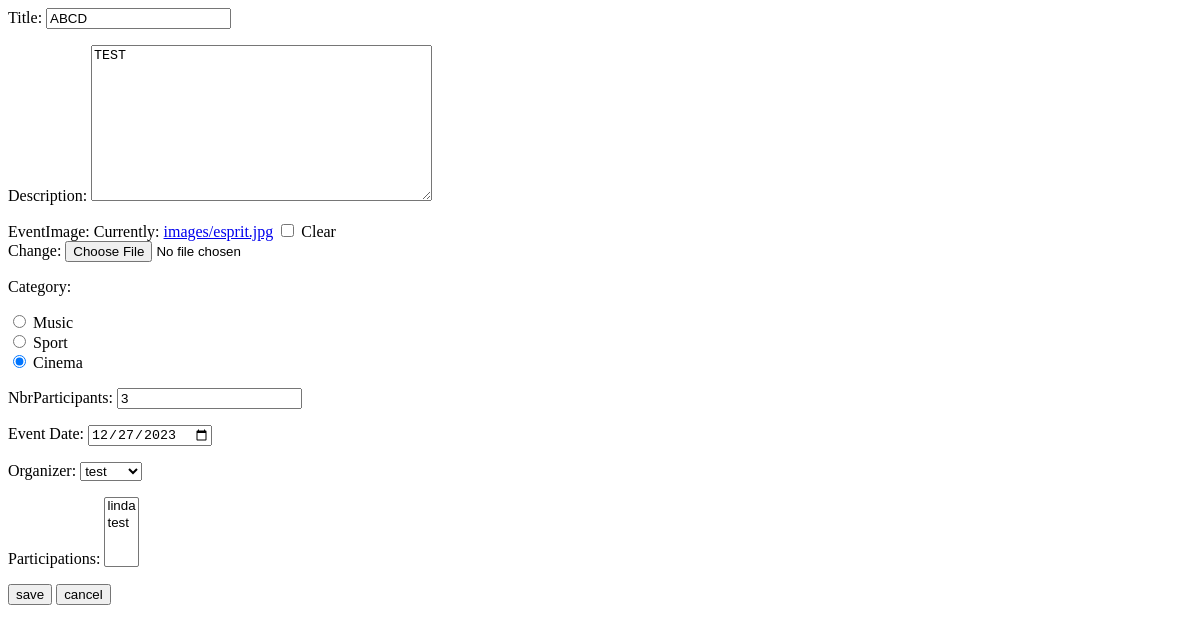
Before: /events/eventUpdate/2 with the older database file.
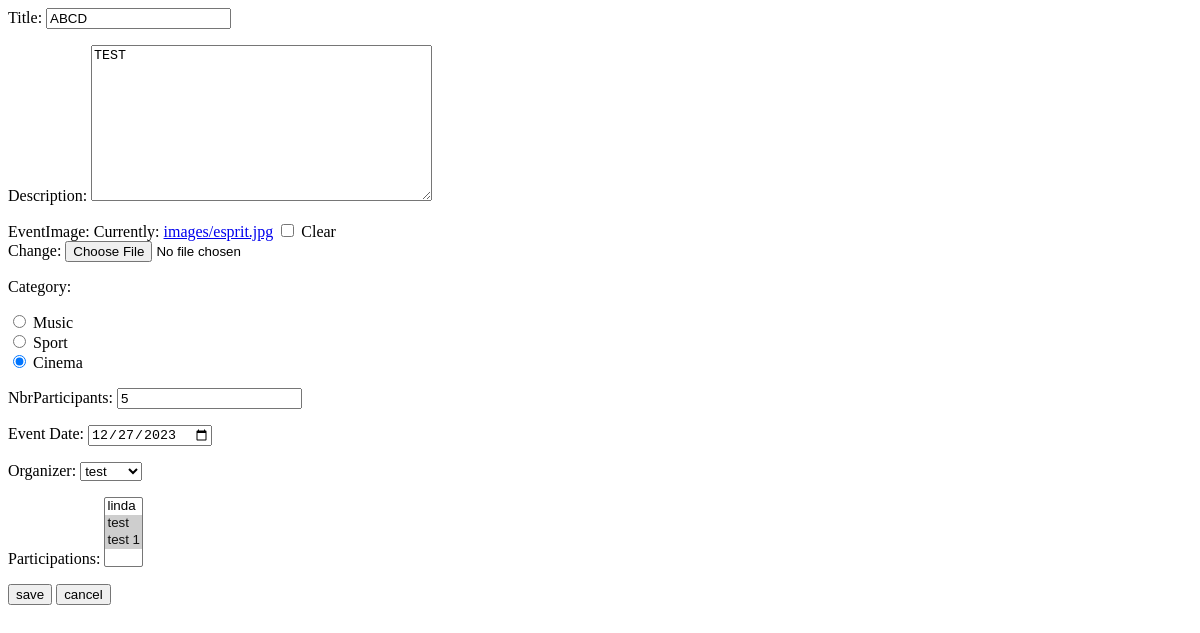
After: the same page with the newer database file.
### events/models.py (models this page shows)
class Event(models.Model):
    CATEGORY_CHOICES = (
        ('Music', 'Music'),
        ('Cinema', 'Cinema'),
        ('Sport', 'Sport'),
    )
    title = models.CharField(max_length=255, null=True)
    description = models.TextField()
    eventImage = models.ImageField(upload_to='images/', blank=True)
    category = models.CharField(choices=CATEGORY_CHOICES, max_length=8)
    state = models.BooleanField(default=False)
    nbrParticipants = models.IntegerField(default=0, validators=[
        MinValueValidator(0)
    ])
    eventDate = models.DateField()
    created_at = models.DateTimeField(auto_now_add=True)
    updated_at = models.DateTimeField(auto_now=True)
    organizer = models.ForeignKey(Person, on_delete=models.CASCADE)
    participations = models.ManyToManyField(Person, related_name="Participation", through='Participation')

### events/views.py (the view)
# urls.py: path('eventUpdate/<int:pk>', EventUpdateView.as_view(), name="events_UpdateC"),
class EventUpdateView(UpdateView):
    model = Event
    form_class = EventFormModel
    success_url = reverse_lazy('events_list')
    template_name = "events/event_add.html"

### events/forms.py
class EventFormModel(forms.ModelForm):
    class Meta:
        model = Event
        fields = '__all__'
        exclude = ['state']
    category = forms.ChoiceField(label="Category", widget=forms.RadioSelect, choices=CATEGORY_CHOICES)
    eventDate = forms.DateField(
        label = "Event Date",
        initial = date.today,
        widget=forms.DateInput(
            attrs={
            'type': "date" }
        )
    )

### project/templates/events/event_add.html (shortened to what this page needs)
<form method="POST" enctype="multipart/form-data">
    {{ form.as_p }}
    <input type="submit" value="save" />
    <input type="reset" value="cancel" />
</form>

Changed rows visible on the page:
changed Event "ABCD": nbrParticipants "3" → "5"
Other visible differences:
form field participations: "linda / test" → "linda / test ☑ / test 1 ☑"
